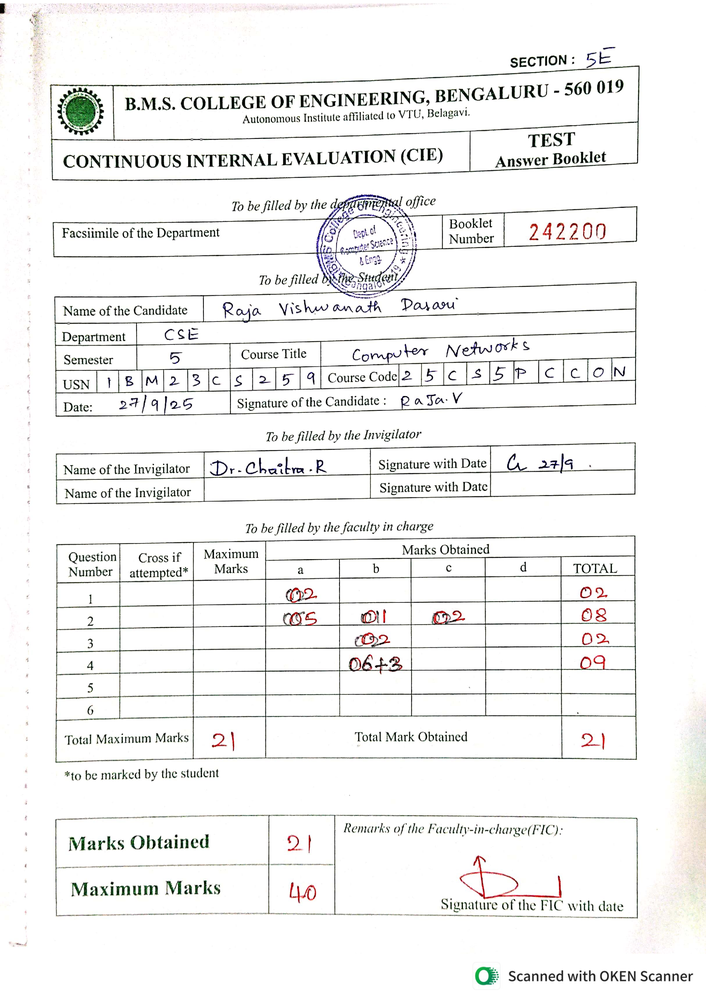
#> input picture modules/scan_doc/seg/input/pages/page_1.png, 706 x 999 px, shrunk from 2480 x 3509 before the run
$ python -i audit_pages.py   (imports and definitions only)
#> lines starting #> are read from the running program, lines starting #| are printed output that depends on the picture; after the words box and inside, x2 and y2 are one past the last pixel; in counts of white or black regions, pixels touching at a corner belong together
"""Audit every page in a batch against the image it was read from.

`check_batch.py` reads only the Markdown, so it can see that a page is
malformed but not that a page is *missing* content. This measures the
ink on the source image and compares it with the transcription, which
is what catches the quiet failure: a page covered in handwriting that
came back as three lines.

Ink per line is roughly constant within a corpus of the same paper and
pen, so characters-per-ink is stable across pages that were read fully.
A page far below the median gave back less than it should have; far
above and the reader was generating text the page does not support.

Writes a TSV of every page plus a summary of the outliers.

    python modules/02_read/src/audit_pages.py modules/02_read/output/batch00
"""
import argparse, collections, io, pathlib, re, statistics, sys

import cv2
import numpy as np
from PIL import Image

sys.stdout = io.TextIOWrapper(sys.stdout.buffer, encoding="utf-8",
                              errors="replace")

PAGES = pathlib.Path("modules/01_prepare/03_tone/output")
STEM = re.compile(r"^s(\d+)_c(\d+)_p(\d+)$")

INK_LEVEL = 160         # cleaned pages are near-white; this is generous
RULE_LEN = 90           # a horizontal run this long is printed ruling
MIN_RUN = 6             # rows of ink this tall count as a line of text


# [6 lines left out: function page_path, not called in this run]


def ink_stats(path):
    """Ink fraction and an estimated line count for one page.

    The paper is ruled, and the printed rules are ink too - on a nearly
    empty page they are most of it. Measuring them made a page holding
    one small routing table look densely written and its correct,
    complete transcription look like content loss. So the rules are
    removed first: anything surviving a long horizontal opening is
    printed ruling, not handwriting.
    """
    a = np.asarray(Image.open(path).convert("L"))
    dark = (a < INK_LEVEL).astype(np.uint8)
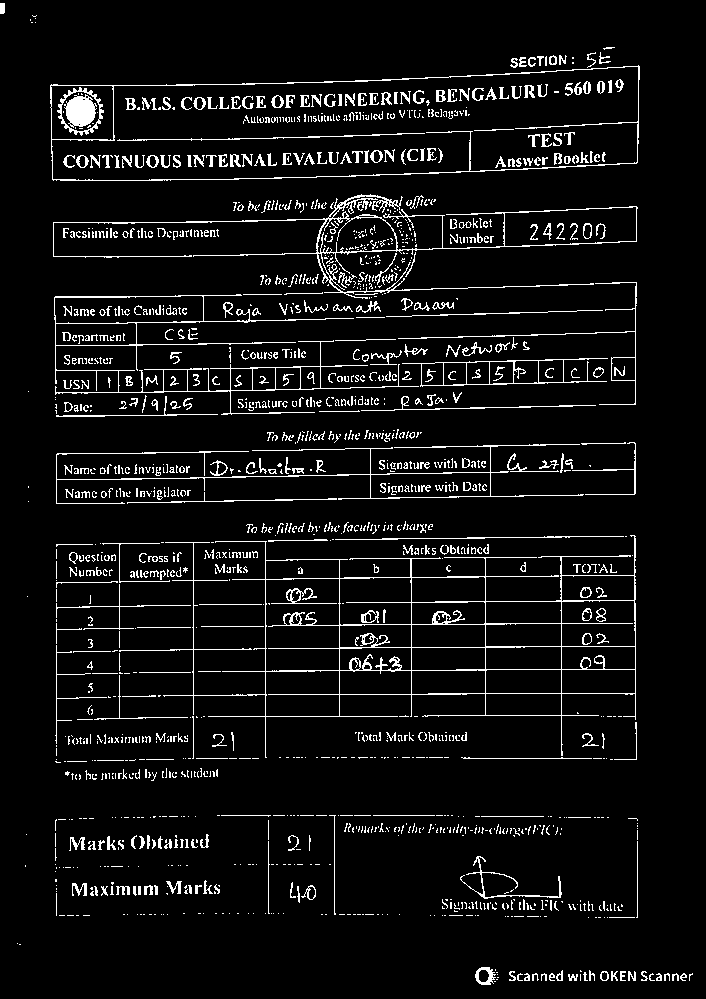
#> dark: shape (999, 706); values 0 (black) and 1 (white), 6.5% white in thin lines or dots

    rules = cv2.morphologyEx(
        dark, cv2.MORPH_OPEN,
        cv2.getStructuringElement(cv2.MORPH_RECT, (RULE_LEN, 1)))
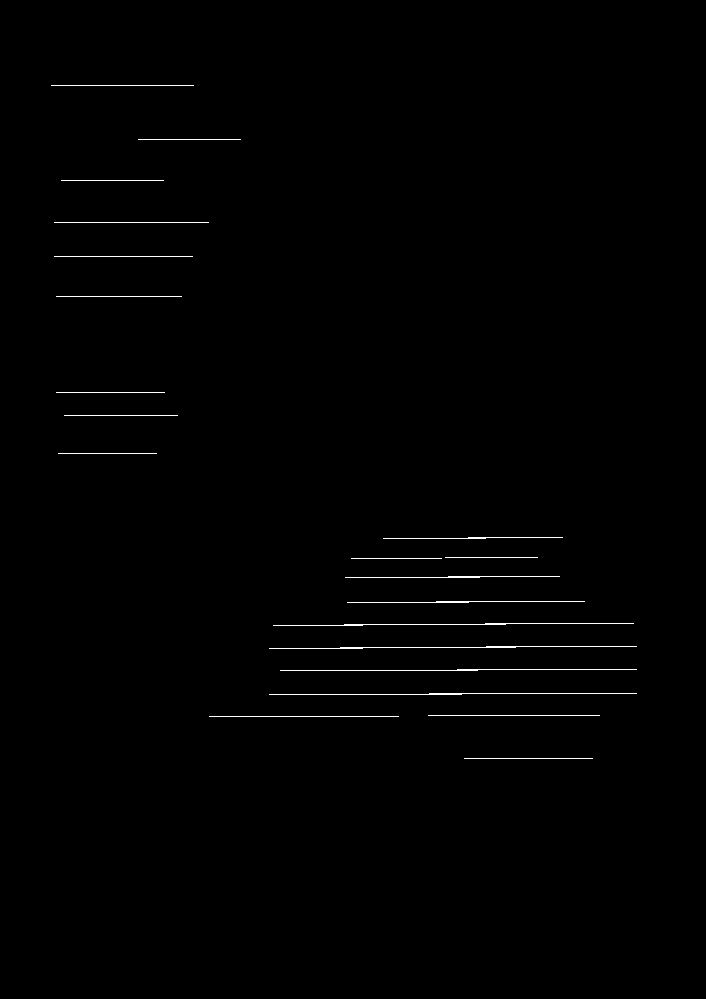
#> rules: shape (999, 706); values 0 (black) and 1 (white), 0.58% white in thin lines or dots, all inside (x1, y1, x2, y2) = (51, 85, 637, 759)
    # dilate slightly so the rule's own thickness goes with it
    rules = cv2.dilate(rules, np.ones((3, 3), np.uint8))
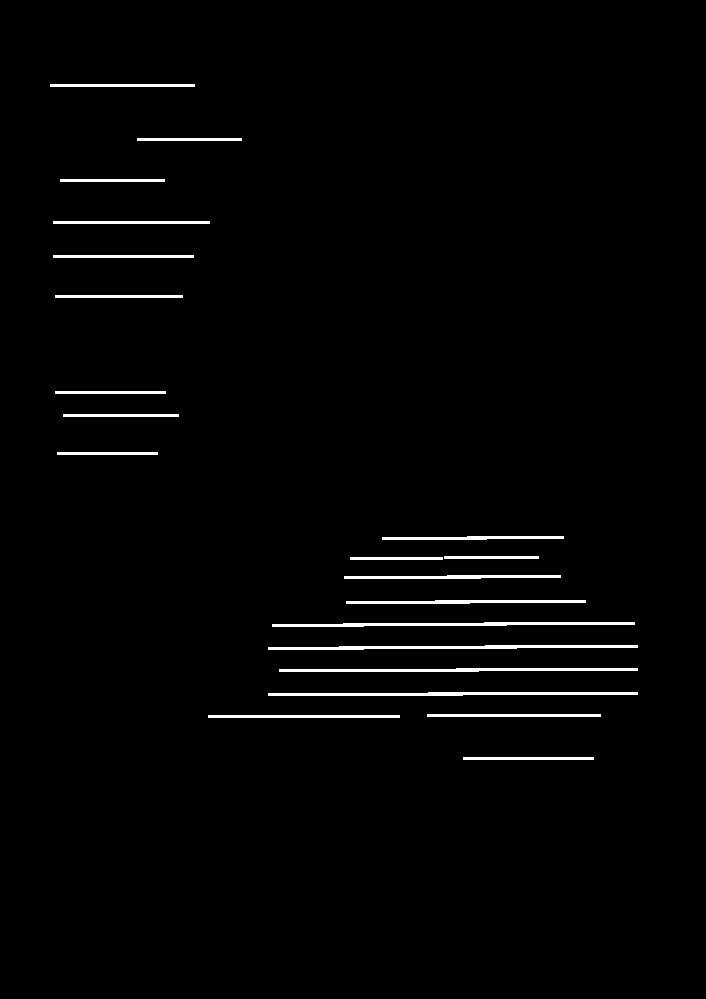
#> rules: shape (999, 706); values 0 (black) and 1 (white), 1.7% white; 21 white regions, largest, box (x1, y1, x2, y2) and area: (268, 645, 638, 650) 1167, (268, 692, 638, 696) 1145, (272, 622, 635, 627) 1133
    dark = (dark & ~rules).astype(bool)
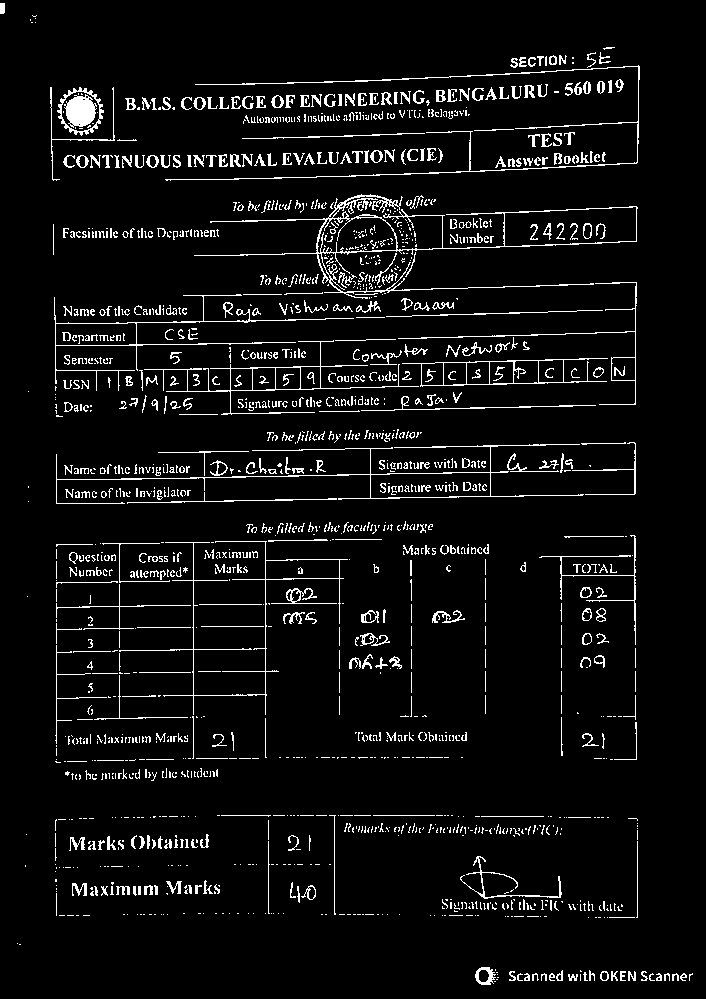
#> dark: shape (999, 706) bool; 5.8% white in thin lines or dots

    ink = float(dark.mean())
#> ink = 0.0583

    rows = dark.sum(axis=1)
#> rows = 999 values, max 210 at index 815, min 0 at index 0, mean 41.17
    # A text line is a run of rows carrying more ink than the page's
    # own noise floor, so a faint scan is not read as a blank page.
    floor = max(3, rows.max() * 0.04)
#> floor = 8.4
    lines, run = 0, 0
    for r in rows:
        if r > floor:
            run += 1
        else:
            if run >= MIN_RUN:
                lines += 1
            run = 0
#> this loop made 999 passes
#> (r, run) on passes 2, 3, 4, 7, 8, 9, 10, 11: (0, 0), (0, 0), (5, 0), (5, 0), (5, 0), (5, 0), (5, 0), (5, 0)
#> after the loop, lines = 19
    if run >= MIN_RUN:
        lines += 1
    return ink, lines


# [76 lines left out: functions text_len, main, not called in this run]


# [2 lines not run here, left out]

>>> result = ink_stats('../../scan_doc/seg/input/pages/page_1.png')
#> result = (0.0583, 19)

$ run again, on modules/scan_doc/seg/input/pages/page_12.png
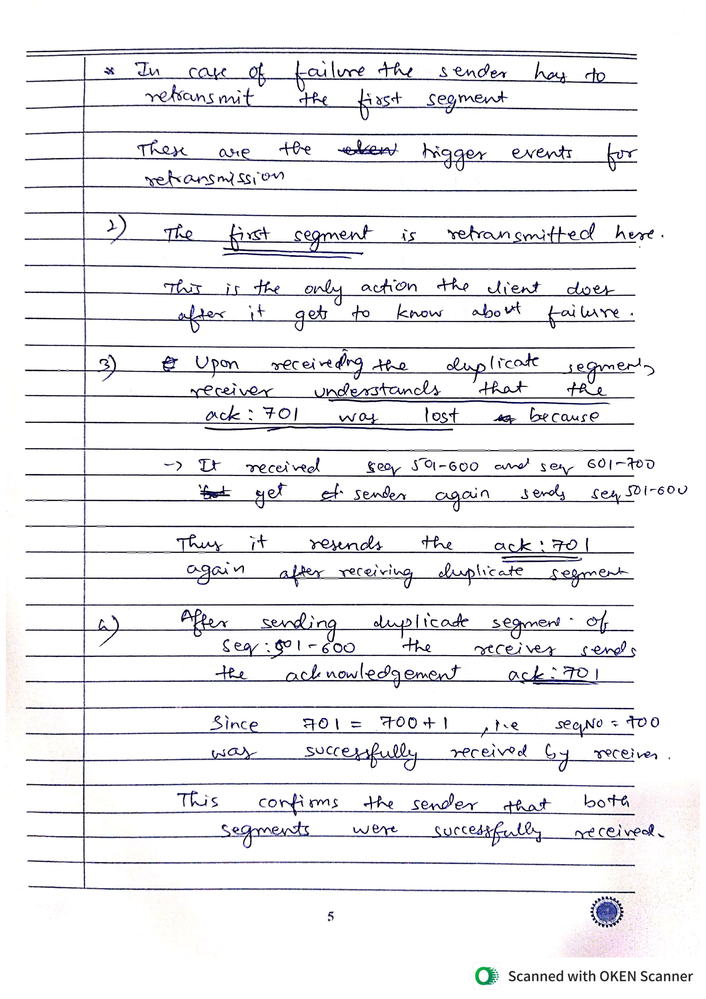
#> input picture modules/scan_doc/seg/input/pages/page_12.png, 706 x 999 px, shrunk from 2480 x 3509 before the run
#> in ink_stats, `dark = (a < INK_LEVEL).astype(np.uint8)`:
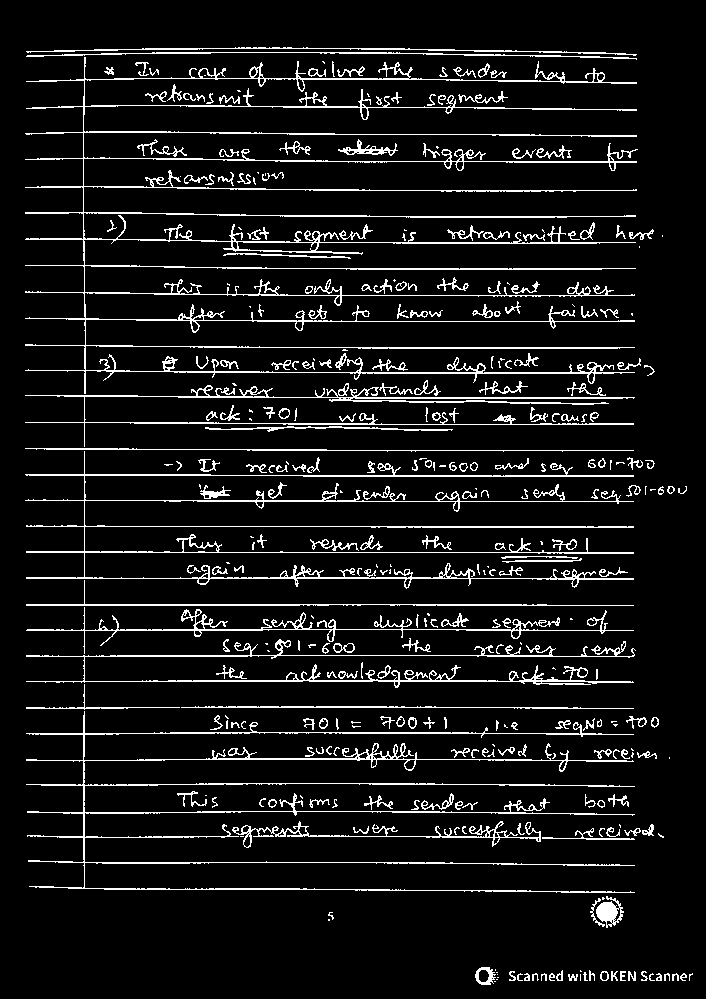
#> dark: shape (999, 706); values 0 (black) and 1 (white), 8.3% white in thin lines or dots, all inside (x1, y1, x2, y2) = (25, 47, 693, 985)
#> in ink_stats, `dark = (dark & ~rules).astype(bool)`:
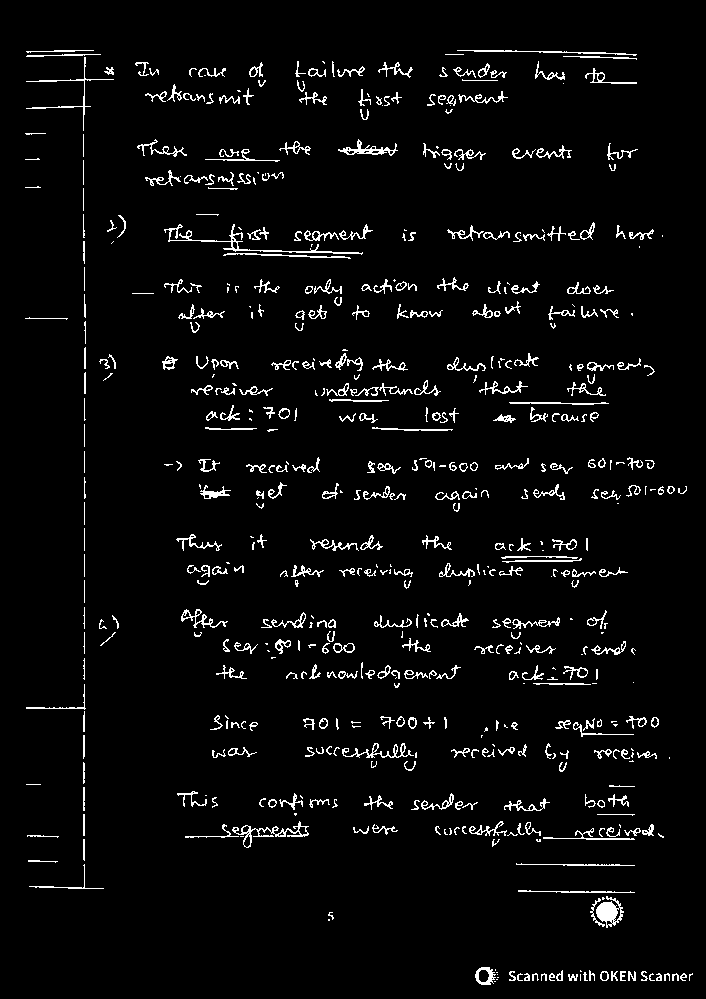
#> dark: shape (999, 706) bool; 4% white in thin lines or dots, all inside (x1, y1, x2, y2) = (25, 50, 693, 985)
#> ink = 0.0405
#> rows = 999 values, max 161 at index 233, min 0 at index 0, mean 28.58
#> floor = 6.44
#> the loop in ink_stats, `for r in rows:` made 999 passes
#> (r, lines, run) on pass 60: (3, 1, 0)
#> after the loop in ink_stats, `for r in rows:`: lines = 29
#> result = (0.0405, 29)

$ run again, on modules/scan_doc/seg/input/pages/page_14.png
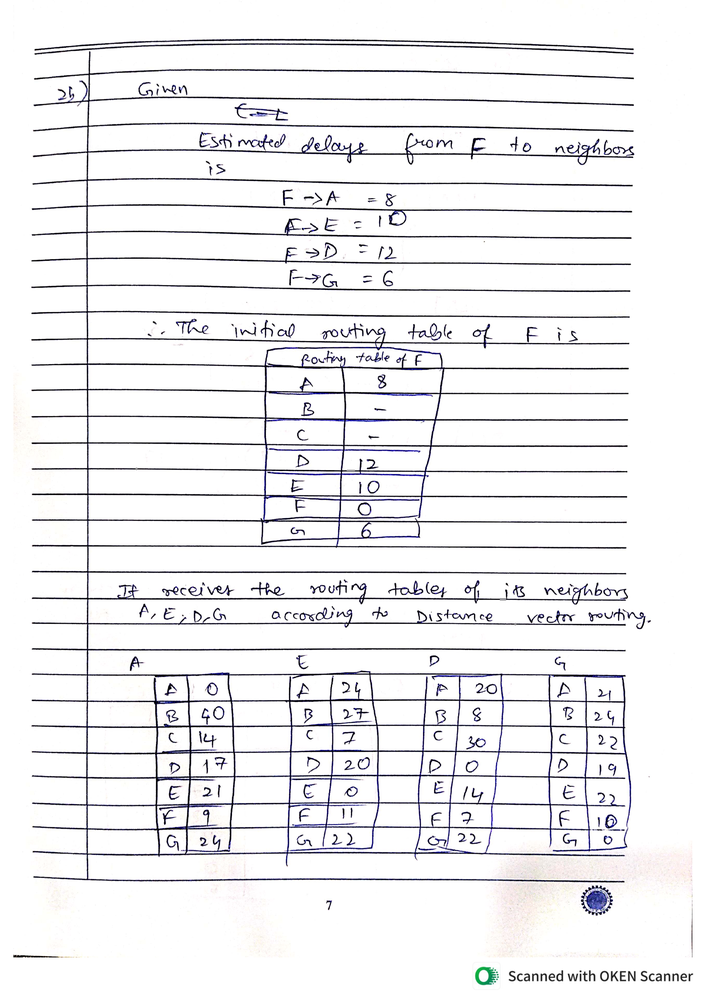
#> input picture modules/scan_doc/seg/input/pages/page_14.png, 706 x 999 px, shrunk from 2480 x 3509 before the run
#> in ink_stats, `dark = (a < INK_LEVEL).astype(np.uint8)`:
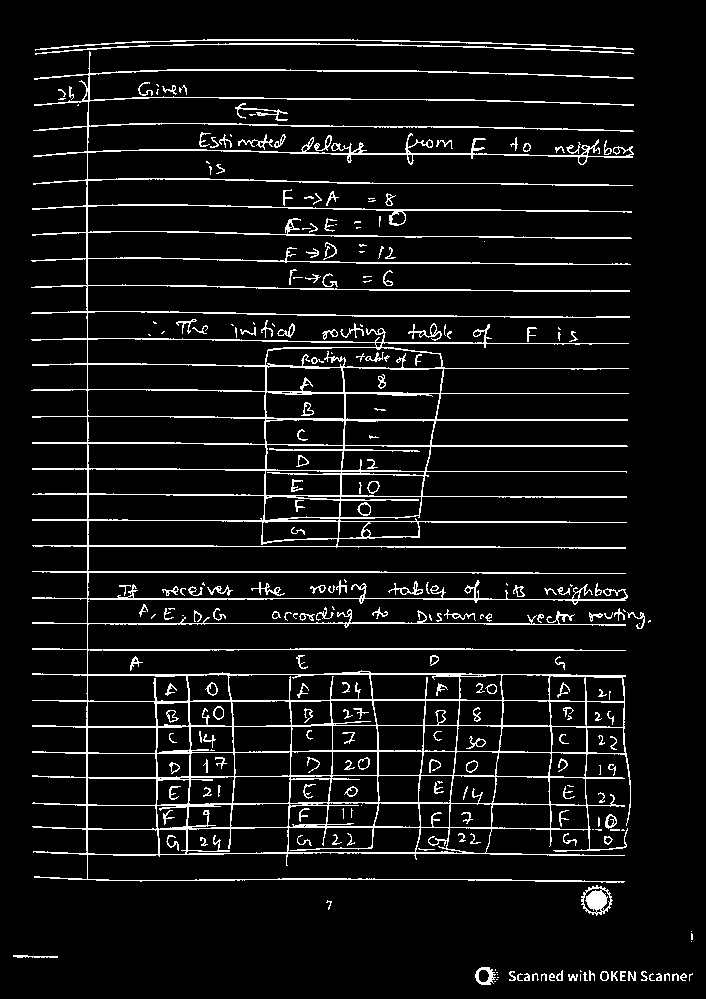
#> dark: shape (999, 706); values 0 (black) and 1 (white), 7.5% white in thin lines or dots
#> in ink_stats, `dark = (dark & ~rules).astype(bool)`:
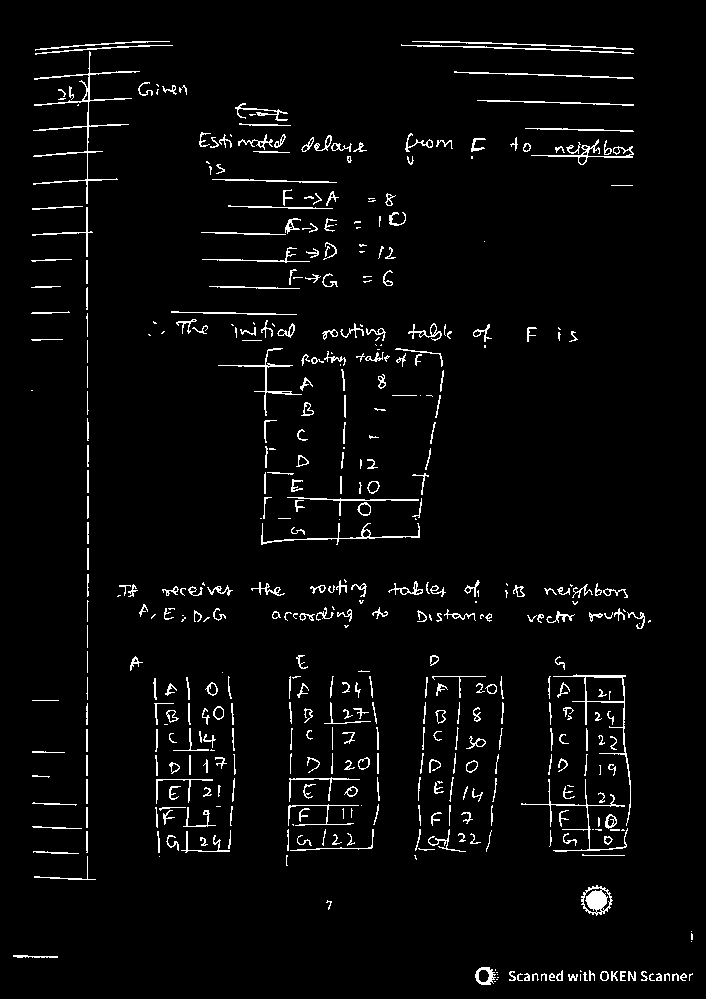
#> dark: shape (999, 706) bool; 3.4% white in thin lines or dots
#> ink = 0.0344
#> rows = 999 values, max 155 at index 46, min 0 at index 0, mean 24.31
#> floor = 6.2
#> the loop in ink_stats, `for r in rows:` made 999 passes
#> (r, run) on passes 2 to 9: (0, 0), (0, 0), (0, 0), (0, 0), (0, 0), (0, 0), (0, 0), (0, 0)
#> after the loop in ink_stats, `for r in rows:`: lines = 28
#> result = (0.0344, 28)
